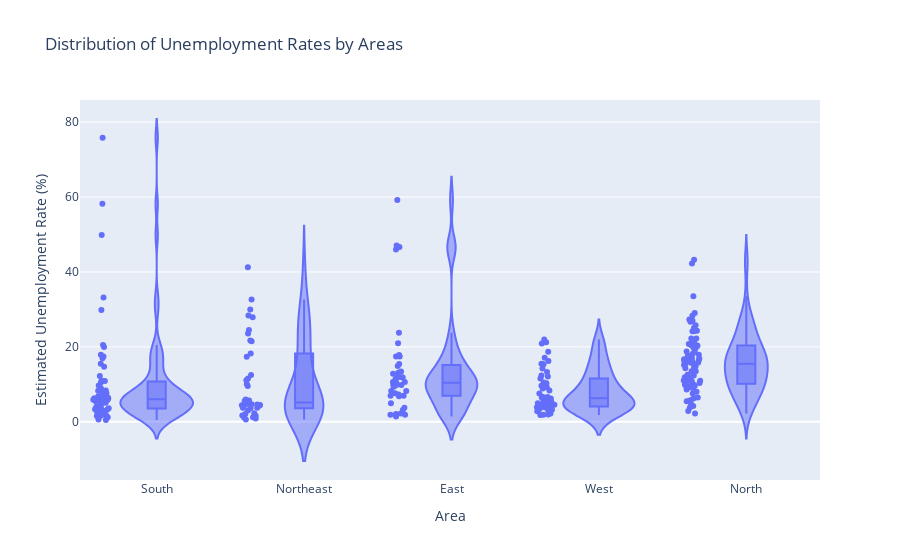

Notebook source saved alongside this figure:
### Markdown cell above
Haryana has the highest estimated unemployment rate, while Meghalaya has lowest rate of estimated unemployment

### Code cell
fig = px.violin(df, x='Area', y='Estimated Unemployment Rate (%)',title='Distribution of Unemployment Rates by Areas',
    box=True, points='all') ## show box plot inside the violin  # Show individual data points

fig.show()

### Figure 1 — Plotly figure (JSON) as saved in the notebook; plotly's stock layout.template omitted (floating-point values rounded to 4 significant figures; data arrays with more than 128 entries replaced by an {"elided": "..."} marker saying what was removed)
{"data": [{"alignmentgroup": "True", "box": {"visible": true}, "hovertemplate": "Area=%{x}<br>Estimated Unemployment Rate (%)=%{y}<extra></extra>", "legendgroup": "", "marker": {"color": "#636efa"}, "name": "", "offsetgroup": "", "orientation": "v", "points": "all", "scalegroup": "True", "showlegend": false, "type": "violin", "x": {"elided": "267 str values"}, "x0": " ", "xaxis": "x", "y": {"elided": "267 float values"}, "y0": " ", "yaxis": "y"}], "layout": {"legend": {"tracegroupgap": 0}, "title": {"text": "Distribution of Unemployment Rates by Areas"}, "violinmode": "group", "xaxis": {"anchor": "y", "domain": [0, 1], "title": {"text": "Area"}}, "yaxis": {"anchor": "x", "domain": [0, 1], "title": {"text": "Estimated Unemployment Rate (%)"}}}}
